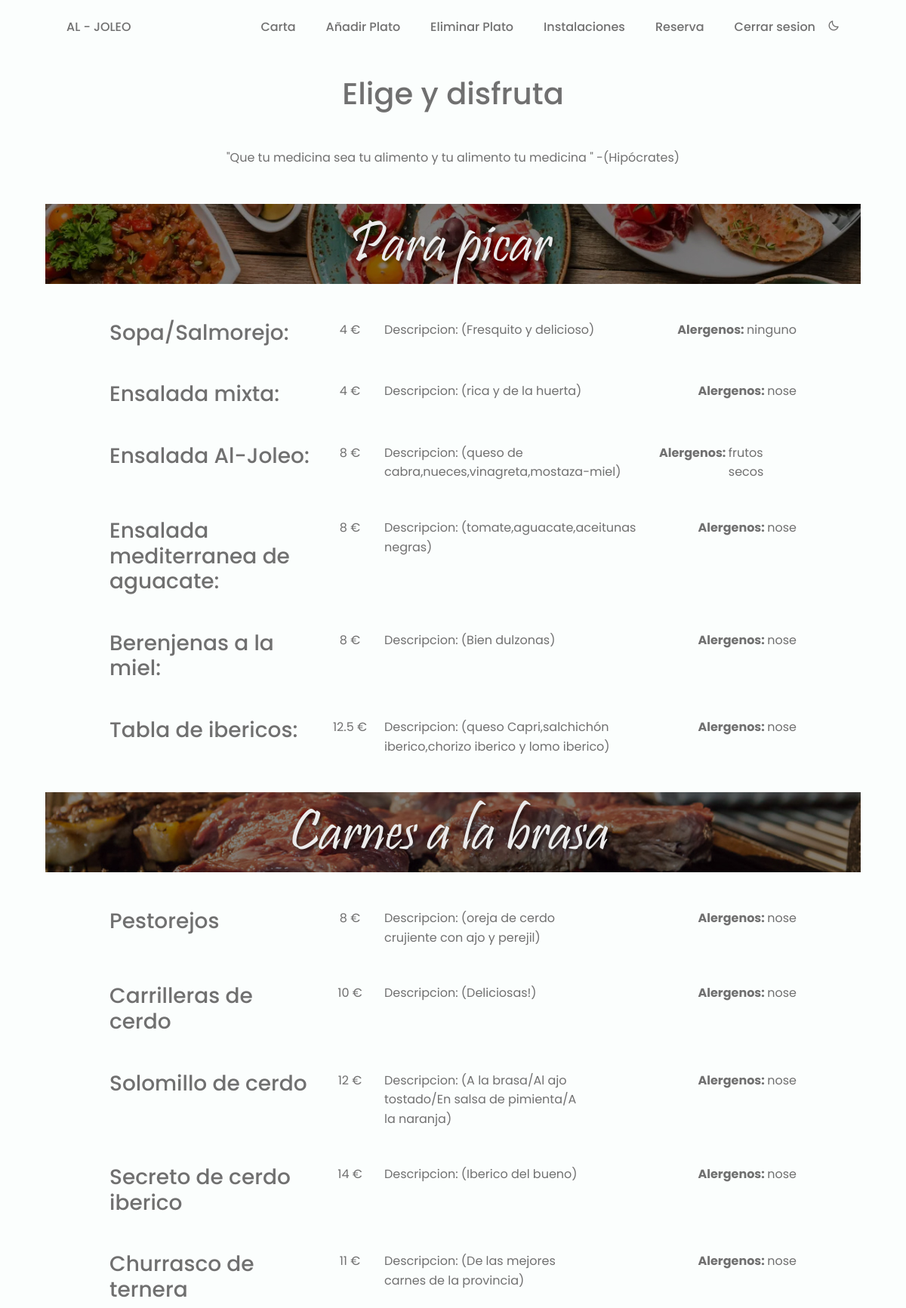
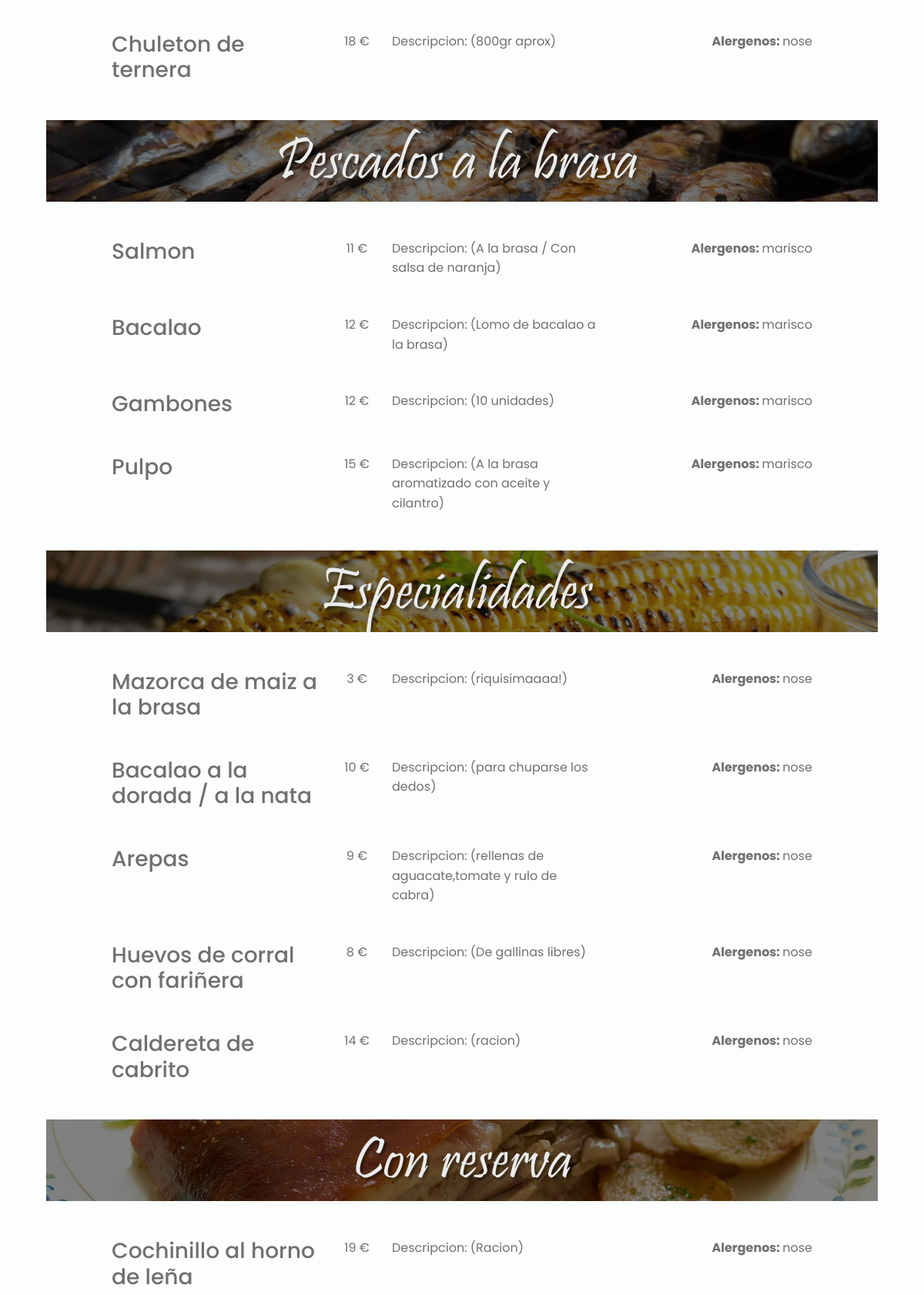
The page /Vista/carta.php (signed in, upper part) on the database its author committed (2 pictures, top to bottom).
### tables this page shows
CREATE TABLE `menu` (

 `id_plato` int(11) NOT NULL auto_increment,
 `tipo` varchar(20) NOT NULL,
 `nombre` varchar(100) NOT NULL,
 `precio` float(20) NOT NULL,
 `alergenos` varchar(100) NOT NULL,
 `descripcion` varchar(100),

 

primary key (id_plato)
);

### Modelo/funcionesBBDD.php (called while the page is built, shortened)
<?php
	include_once "accesoBD.php";
	function conectarADB(){
		global $dbhost;
		global $dbname;
		global $dbusu;
		global $dbpass;
		try {
			$dbcon = new PDO("mysql:host=$dbhost;dbname=$dbname",$dbusu,$dbpass, array(PDO::ATTR_PERSISTENT => true));
			$dbcon->setAttribute(PDO::ATTR_ERRMODE,PDO::ERRMODE_EXCEPTION);
		} catch (PDOException $e) {
			echo "droga conectar";
			echo "Fallo al conectar en la db ". $e->getMessage();
			die();
		}
		return $dbcon;
	}
	function getDatosEntrantes(){
		$dbcon= conectarADB();
		try {
			$sql="SELECT * FROM menu WHERE tipo = 'entrante' ";
			$consulta=$dbcon->prepare($sql);
			if($consulta->execute()){
				$guarda=$consulta->fetchAll(PDO::FETCH_OBJ);
			}
		} catch (Exception $e) {
			echo "Fallo ".$e->getMessage();
			die();
		}
		return $guarda;
	}
	function getDatosCarnes(){
		$dbcon= conectarADB();
		try {
			$sql="SELECT * FROM menu WHERE tipo = 'carne' ";
			$consulta=$dbcon->prepare($sql);
			if($consulta->execute()){
				$guarda=$consulta->fetchAll(PDO::FETCH_OBJ);
			}
		} catch (Exception $e) {
			echo "Fallo ".$e->getMessage();
			die();
		}
		return $guarda;
	}
	function getDatosPescados(){
		$dbcon= conectarADB();
		try {
			$sql="SELECT * FROM menu WHERE tipo = 'pescado' ";
			$consulta=$dbcon->prepare($sql);
			if($consulta->execute()){
				$guarda=$consulta->fetchAll(PDO::FETCH_OBJ);
			}
		} catch (Exception $e) {
			echo "Fallo ".$e->getMessage();
			die();
		}
		return $guarda;
	}
	function getDatosEspecialidades(){
		$dbcon= conectarADB();
		try {
			$sql="SELECT * FROM menu WHERE tipo = 'especialidades' ";
			$consulta=$dbcon->prepare($sql);
			if($consulta->execute()){
				$guarda=$consulta->fetchAll(PDO::FETCH_OBJ);
			}
		} catch (Exception $e) {
			echo "Fallo ".$e->getMessage();
			die();
		}
		return $guarda;
	}
	function getDatosEncargos(){
		$dbcon= conectarADB();
		try {
			$sql="SELECT * FROM menu WHERE tipo = 'encargo' ";
			$consulta=$dbcon->prepare($sql);
			if($consulta->execute()){
				$guarda=$consulta->fetchAll(PDO::FETCH_OBJ);
			}
		} catch (Exception $e) {
			echo "Fallo ".$e->getMessage();
			die();
		}
		return $guarda;
	}
?>

### Vista/carta.php (the view, shortened to what this page needs)
<?php
	include_once "../Modelo/funcionesBBDD.php";
  	if (isset($_SESSION['user'])) {
  		$Susuario=unserialize($_SESSION['user']);
  		$objEntrantes = getDatosEntrantes();
  		$objCarnes = getDatosCarnes();
  		$objPescados = getDatosPescados();
  		$objEspecialidades = getDatosEspecialidades();
  		$objEncargos = getDatosEncargos();
?>
<!DOCTYPE html>
<html lang="es">
	<head>
		<link href='https://cdn.jsdelivr.net/npm/boxicons@2.0.5/css/boxicons.min.css' rel='stylesheet'>
		<link href="https://cdn.jsdelivr.net/npm/bootstrap@5.2.0-beta1/dist/css/bootstrap.min.css" rel="stylesheet">
        <link rel="stylesheet" href="./assets/css/styles.css">
	</head>
<?php
        include 'header.php';
?>
<body>
	<div class = "contenedor_carta mt-10">
		<main>
			<h1 class="d-flex justify-content-center"> Elige y disfruta</h1>
			<p class="d-flex justify-content-center mt-5">"Que tu medicina sea tu alimento y tu alimento tu medicina " -(Hipócrates)</p>
			<div class="container mt-5">
				<section id="platos">
					<article id="entrantes">
						<div class="l_entrantes d-flex justify-content-center">
							<img src="../Vista/assets/img/paraPicar.jpg">
						</div>
						<?php
							foreach ($objEntrantes as $entrante) {
						?>
								<div class="container d-flex justify-content-center mt-5 mb-5 w-100">
									<h3 class="col-lg-3 d-flex justify-content-left"><?php echo ($entrante->nombre);?>: </h3>
									<p class="col-lg-1 d-flex justify-content-center"><?php echo ($entrante->precio);?> €</p>
									<p class="col-lg-4 d-flex justify-content-left">Descripcion: <?php echo ($entrante->descripcion);?> </p>
									<p class="col-lg-2 d-flex justify-content-end"><strong>Alergenos:&nbsp </strong> <?php echo ($entrante->alergenos);?> </p>
									<br>
								</div>
						<?php	} ?>
					</article>
					<article id="carnes">
						<div class="l_carnes d-flex justify-content-center">
							<img src="../Vista/assets/img/carneBrasa.jpg">
						</div>
						<?php
							foreach ($objCarnes as $carne) {
						?>
								<div class="container d-flex justify-content-center mt-5 mb-5 w-100">
									<h3 class="col-lg-3 d-flex justify-content-left"><?php echo ($carne->nombre);?></h3>
									<p class="col-lg-1 d-flex justify-content-center" ><?php echo ($carne->precio);?> €</p>
									<p class="col-lg-3 d-flex justify-content-left">Descripcion: <?php echo ($carne->descripcion);?></p>
									<p class="col-lg-3 d-flex justify-content-end"><strong>Alergenos:&nbsp </strong><?php echo ($carne->alergenos);?></p>
									<br>
								</div>
						<?php	} ?>
					</article>
					<article id="pescados">
						<div class="l_pescados d-flex justify-content-center">
						<img src="../Vista/assets/img/pescadoBrasa.jpg">
						</div>
						<?php
							foreach ($objPescados as $pescado) {
						?>
								<div class="container d-flex justify-content-center mt-5 mb-5 w-100">
									<h3 class="col-lg-3 d-flex justify-content-left"><?php echo ($pescado->nombre);?></h3>
									<p class="col-lg-1 d-flex justify-content-center"><?php echo ($pescado->precio);?> €</p>
									<p class="col-lg-3 d-flex justify-content-left">Descripcion: <?php echo ($pescado->descripcion);?></p>
									<p class="col-lg-3 d-flex justify-content-end"><strong>Alergenos:&nbsp </strong><?php echo ($pescado->alergenos);?></p>
									<br>
								</div>
						<?php	} ?>
					</article>
					<article id="especialidades">
						<div class="l_especialidades d-flex justify-content-center">
							<img src="../Vista/assets/img/Especialidades.jpg">
						</div>
						<?php
							foreach ($objEspecialidades as $especialidad) {
						?>
								<div class="container d-flex justify-content-center mt-5 mb-5 w-100">
									<h3 class="col-lg-3 d-flex justify-content-left"><?php echo ($especialidad->nombre);?></h3>
									<p class="col-lg-1 d-flex justify-content-center"><?php echo ($especialidad->precio);?> €</p>
									<p class="col-lg-3 d-flex justify-content-left">Descripcion: <?php echo ($especialidad->descripcion);?></p>
									<p class="col-lg-3 d-flex justify-content-end"><strong>Alergenos:&nbsp </strong><?php echo ($especialidad->alergenos);?></p>
									<br>
								</div>
						<?php	} ?>
					</article>
					<article id="conReserva">
						<div class="l_conReserva d-flex justify-content-center">
							<img src="../Vista/assets/img/conReserva.png">
						</div>
						<?php
							foreach ($objEncargos as $encargo) {
						?>
								<div class="container d-flex justify-content-center mt-5 mb-5 w-100">
									<h3 class="col-lg-3 d-flex justify-content-left"><?php echo ($encargo->nombre);?></h3>
									<p class="col-lg-1 d-flex justify-content-center"><?php echo ($encargo->precio);?> €</p>
									<p class="col-lg-3 d-flex justify-content-left">Descripcion: <?php echo ($encargo->descripcion);?></p>
									<p class="col-lg-3 d-flex justify-content-end"><strong>Alergenos:&nbsp </strong><?php echo ($encargo->alergenos);?></p>
									<br>
								</div>
						<?php	} ?>
					</article>
				</section>
			</div>
		</main>
	</div>
</body>
</html>
<?php
	}
?>

### Vista/header.php (shortened to what this page needs)
<header class="l-header" id="header">
    <nav class="nav bd-container">
        <a href="../Vista/main.php" class="nav__logo">AL - JOLEO</a>
        <div class="nav__menu" id="nav-menu">
            <ul class="nav__list">
                <li class="nav__item"><a href="../Vista/carta.php" class="nav__link">Carta</a></li>
                <?php
                if ($Susuario[0]["tipo"]=='2') {
                    echo "<li class='nav__item'><a href='../Controlador/addPlato.php' class='nav__link'>Añadir Plato</a></li>";
                    echo "<li class='nav__item'><a href='../Controlador/deletePlato.php' class='nav__link'>Eliminar Plato</a></li>";
                }
                ?>
                <li class="nav__item"><a href="../Vista/instalaciones.php" class="nav__link">Instalaciones</a></li>
                <li class="nav__item"><a href="../Vista/reserva.php" class="nav__link">Reserva</a></li>
                <li class="nav__item"><a href="../Controlador/close_sesion.php" class="nav__link">Cerrar sesion</a></li>
                <li><i class='bx bx-moon change-theme' id="theme-button"></i></li>
            </ul>
        </div>
    </nav>
</header>

### Vista/assets/css/styles.css (style rules this page uses)
:root { --header-height: 3rem; --first-color: #9c0606; --first-color-alt: #860404; --title-color: #393939; --text-color: #707070; --text-color-light: #A6A6A6; --body-color: #FBFEFD; --container-color: #FFFFFF; --body-font: 'Poppins', sans-serif; --biggest-font-size: 2.25rem; --h1-font-size: 1.5rem; --h2-font-size: 1.25rem; --h3-font-size: 1rem; --normal-font-size: .938rem; --small-font-size: .813rem; --smaller-font-size: .75rem; --font-medium: 500; --font-semi-bold: 600; --mb-1: .5rem; --mb-2: 1rem; --mb-3: 1.5rem; --mb-4: 2rem; --mb-5: 2.5rem; --mb-6: 3rem; --z-tooltip: 10; --z-fixed: 100; }
@media screen and (min-width: 768px) { :root { --biggest-font-size: 4rem; --h1-font-size: 2.25rem; --h2-font-size: 1.5rem; --h3-font-size: 1.25rem; --normal-font-size: 1rem; --small-font-size: .875rem; --smaller-font-size: .813rem; } }
*,::before,::after { box-sizing: border-box; }
html { scroll-behavior: smooth; }
.change-theme { position: absolute; right: 1rem; top: 1.8rem; color: var(--text-color); font-size: 1rem; cursor: pointer; }
body { margin: var(--header-height) 0 0 0; font-family: var(--body-font); font-size: var(--normal-font-size); background-color: var(--body-color); color: var(--text-color); line-height: 1.6; }
h1,h2,h3,p,ul { margin: 0; }
ul { padding: 0; list-style: none; }
a { text-decoration: none !important; }
img { max-width: 100%; height: auto; }
.bd-container { max-width: 960px; width: calc(100% - 2rem); margin-left: var(--mb-2); margin-right: var(--mb-2); }
.l-header { width: 100%; position: fixed; top: 0; left: 0; z-index: var(--z-fixed); background-color: var(--body-color); }
.nav { max-width: 1024px; height: var(--header-height); display: flex; justify-content: space-between; align-items: center; }
.nav__item { margin-bottom: var(--mb-2); }
.nav__link, .nav__logo, .nav__toggle { color: var(--text-color); font-weight: var(--font-medium); }
.nav__link { transition: .3s; }
@media screen and (min-width: 768px) { body { margin: 0; } }
@media screen and (min-width: 768px) { .nav { height: calc(var(--header-height) + 1.5rem); } }
@media screen and (min-width: 768px) { .nav__list { display: flex; } }
@media screen and (min-width: 768px) { .nav__item { margin-left: var(--mb-5); margin-bottom: 0; } }
@media screen and (min-width: 768px) { .change-theme { position: initial; margin-left: var(--mb-2); } }
@media screen and (min-width: 960px) { .bd-container { margin-left: auto; margin-right: auto; } }
.contenedor_carta , .contenedor_reserva, .contenedor_inicio , .contenedor_formularioLogin { margin: 0 auto; margin-top: 100px; width: fit-content; }
.container { margin-top:160px; }

### rows shown on the page
menu: nombre "Sopa/Salmorejo", precio "4", descripcion "(Fresquito y delicioso)", alergenos "ninguno"
menu: nombre "Ensalada mixta", precio "4", descripcion "(rica y de la huerta)", alergenos "nose"
menu: nombre "Ensalada Al-Joleo", precio "8", descripcion "(queso de cabra,nueces,vinagreta,mostaza-miel)", alergenos "frutos secos"
menu: nombre "Ensalada mediterranea de aguacate", precio "8", descripcion "(tomate,aguacate,aceitunas negras)", alergenos "nose"
menu: nombre "Berenjenas a la miel", precio "8", descripcion "(Bien dulzonas)", alergenos "nose"
menu: nombre "Tabla de ibericos", precio "12.5", descripcion "(queso Capri,salchichón iberico,chorizo iberico y lomo iberico)", alergenos "nose"
menu: nombre "Pestorejos", precio "8", descripcion "(oreja de cerdo crujiente con ajo y perejil)", alergenos "nose"
menu: nombre "Carrilleras de cerdo", precio "10", descripcion "(Deliciosas!)", alergenos "nose"
menu: nombre "Solomillo de cerdo", precio "12", descripcion "(A la brasa/Al ajo tostado/En salsa de pimienta/A la naranja)", alergenos "nose"
menu: nombre "Secreto de cerdo iberico", precio "14", descripcion "(Iberico del bueno)", alergenos "nose"
menu: nombre "Churrasco de ternera", precio "11", descripcion "(De las mejores carnes de la provincia)", alergenos "nose"
menu: nombre "Chuleton de ternera", precio "18", descripcion "(800gr aprox)", alergenos "nose"
menu: nombre "Salmon", precio "11", descripcion "(A la brasa / Con salsa de naranja)", alergenos "marisco"
menu: nombre "Bacalao", precio "12", descripcion "(Lomo de bacalao a la brasa)", alergenos "marisco"
menu: nombre "Gambones", precio "12", descripcion "(10 unidades)", alergenos "marisco"
menu: nombre "Pulpo", precio "15", descripcion "(A la brasa aromatizado con aceite y cilantro)", alergenos "marisco"
menu: nombre "Mazorca de maiz a la brasa", precio "3", descripcion "(riquisimaaaa!)", alergenos "nose"
menu: nombre "Bacalao a la dorada / a la nata", precio "10", descripcion "(para chuparse los dedos)", alergenos "nose"
menu: nombre "Arepas", precio "9", descripcion "(rellenas de aguacate,tomate y rulo de cabra)", alergenos "nose"
menu: nombre "Huevos de corral con fariñera", precio "8", descripcion "(De gallinas libres)", alergenos "nose"
menu: nombre "Caldereta de cabrito", precio "14", descripcion "(racion)", alergenos "nose"
menu: nombre "Cochinillo al horno de leña", precio "19", descripcion "(Racion)", alergenos "nose"
